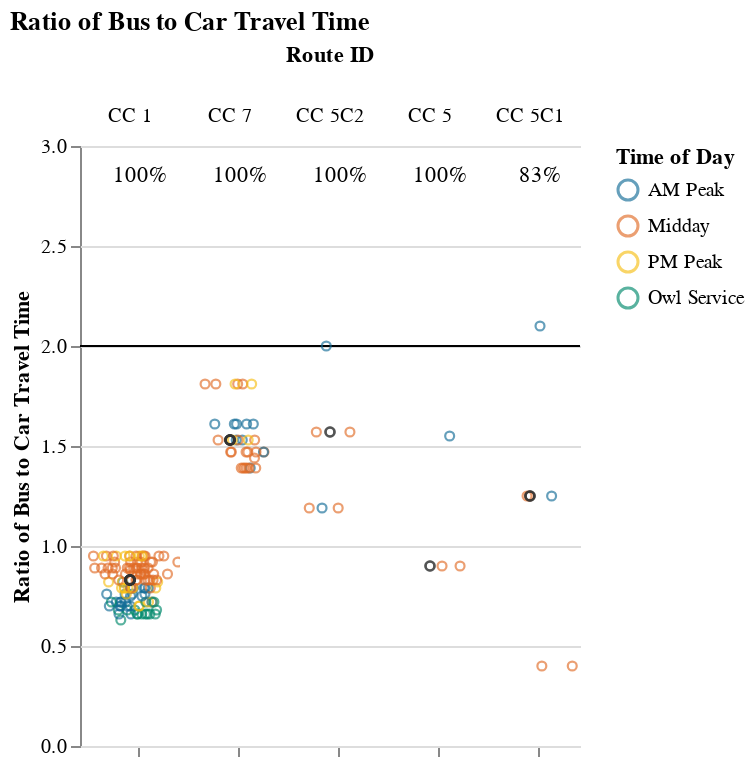
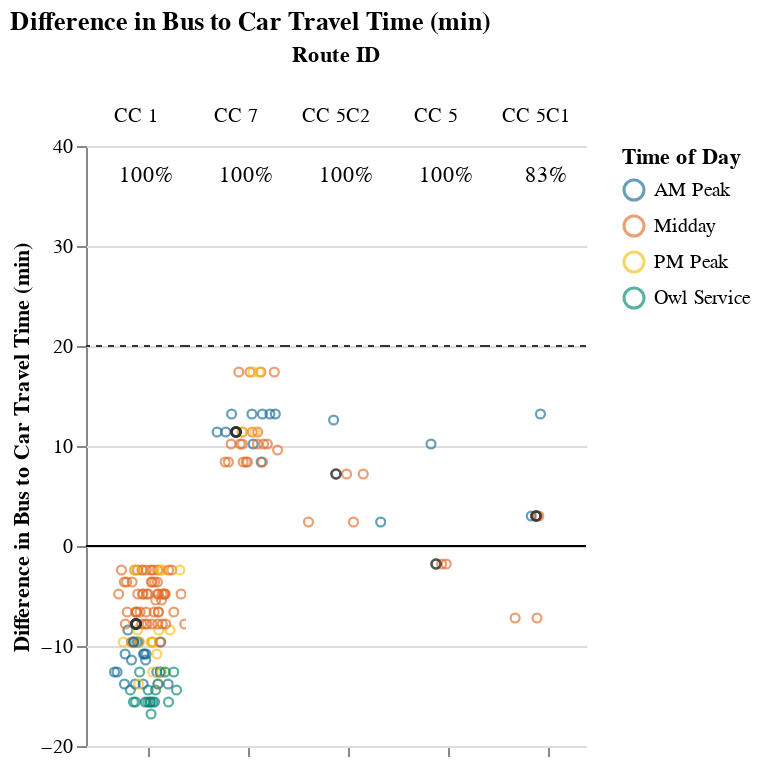

Notebook source saved alongside these figures, in order:
### Markdown cell above
## Viable Competitive Routes
### Short Routes (< 1 hr)

### Code cell
route_group = "short"
try:
    display_charts_for_route_group(df, route_group)
except:
    print(no_display_statement)

### Figure 1 — Vega-Lite specification as saved in the notebook (floating-point values rounded to 4 significant figures; data arrays with more than 128 entries replaced by an {"elided": "..."} marker saying what was removed)
{"config": {"view": {"continuousWidth": 400, "continuousHeight": 300, "stroke": null}, "facet": {"spacing": 0}}, "data": {"name": "data-55ff65996edc4de9d6e93851d1ce13f2"}, "facet": {"column": {"field": "route_id2", "sort": ["CC 1", "CC 7", "CC 5C2", "CC 5", "CC 5C1"], "title": "Route ID", "type": "nominal"}}, "spec": {"layer": [{"mark": "rule", "encoding": {"color": {"value": "black"}, "y": {"field": "cutoff", "type": "quantitative"}}, "selection": {"selector001": {"type": "interval", "bind": "scales", "encodings": ["x", "y"]}}}, {"mark": {"type": "point", "opacity": 0.65, "size": 20, "strokeWidth": 1.1}, "encoding": {"color": {"field": "time_of_day", "scale": {"range": ["#136C97", "#E16B26", "#F6BF16", "#00896B", "#7790A3", "#5B559C"]}, "sort": ["AM Peak", "Midday", "PM Peak", "Owl Service"], "title": "Time of Day", "type": "nominal"}, "tooltip": [{"field": "route_id2", "title": "route_id", "type": "nominal"}, {"field": "route_name", "type": "nominal"}, {"field": "trip_id", "type": "nominal"}, {"field": "service_hours", "type": "quantitative"}, {"field": "car_duration_hours", "type": "quantitative"}, {"field": "bus_multiplier", "type": "quantitative"}, {"field": "bus_difference", "type": "quantitative"}, {"field": "num_trips", "type": "quantitative"}, {"field": "num_competitive", "type": "quantitative"}, {"field": "pct_trips_competitive", "type": "quantitative"}, {"field": "pct_below_cutoff", "type": "quantitative"}, {"field": "p25", "type": "quantitative"}, {"field": "p50", "type": "quantitative"}, {"field": "p75", "type": "quantitative"}], "x": {"axis": {"grid": false, "labels": false, "ticks": true, "values": [0]}, "field": "jitter", "scale": {}, "title": null, "type": "quantitative"}, "y": {"field": "bus_multiplier", "scale": {"domain": [0, 3.0]}, "title": "Ratio of Bus to Car Travel Time", "type": "quantitative"}}, "transform": [{"calculate": "sqrt(-2*log(random()))*cos(2*PI*random())", "as": "jitter"}], "width": 50}, {"layer": [{"mark": {"type": "point", "opacity": 0.6, "size": 20, "strokeWidth": 1.3}, "encoding": {"color": {"value": "#323434"}, "y": {"field": "bus_multiplier", "type": "quantitative"}}, "transform": [{"filter": "(datum.p50_trip === 1)"}]}, {"mark": {"type": "text", "align": "center", "baseline": "middle"}, "encoding": {"color": {"value": "black"}, "text": {"field": "pct_trips_competitive", "format": ".0%", "type": "quantitative"}, "tooltip": [{"field": "route_id2", "title": "route_id", "type": "nominal"}, {"field": "route_name", "type": "nominal"}, {"field": "trip_id", "type": "nominal"}, {"field": "service_hours", "type": "quantitative"}, {"field": "car_duration_hours", "type": "quantitative"}, {"field": "bus_multiplier", "type": "quantitative"}, {"field": "bus_difference", "type": "quantitative"}, {"field": "num_trips", "type": "quantitative"}, {"field": "num_competitive", "type": "quantitative"}, {"field": "pct_trips_competitive", "type": "quantitative"}, {"field": "pct_below_cutoff", "type": "quantitative"}, {"field": "p25", "type": "quantitative"}, {"field": "p50", "type": "quantitative"}, {"field": "p75", "type": "quantitative"}], "x": {"value": 30}, "y": {"value": 15}}, "transform": [{"calculate": "sqrt(-2*log(random()))*cos(2*PI*random())", "as": "jitter"}, {"filter": "(datum.fastest_trip === 1)"}]}]}]}, "resolve": {"scale": {"y": "shared"}}, "title": "Ratio of Bus to Car Travel Time", "$schema": "https://vega.github.io/schema/vega-lite/v4.17.0.json", "datasets": {"data-55ff65996edc4de9d6e93851d1ce13f2": {"elided": "161 records"}}}

### Figure 2 — Vega-Lite specification as saved in the notebook (floating-point values rounded to 4 significant figures; data arrays with more than 128 entries replaced by an {"elided": "..."} marker saying what was removed)
{"config": {"view": {"continuousWidth": 400, "continuousHeight": 300, "stroke": null}, "facet": {"spacing": 0}}, "data": {"name": "data-14b31ddee410769c0670602b6ed9c4de"}, "facet": {"column": {"field": "route_id2", "sort": ["CC 1", "CC 7", "CC 5C2", "CC 5", "CC 5C1"], "title": "Route ID", "type": "nominal"}}, "spec": {"layer": [{"mark": "rule", "encoding": {"color": {"value": "black"}, "y": {"field": "cutoff", "type": "quantitative"}}, "selection": {"selector002": {"type": "interval", "bind": "scales", "encodings": ["x", "y"]}}}, {"mark": {"type": "rule", "strokeDash": [3, 3]}, "encoding": {"color": {"value": "#323434"}, "y": {"field": "cutoff2", "type": "quantitative"}}}, {"mark": {"type": "point", "opacity": 0.65, "size": 20, "strokeWidth": 1.1}, "encoding": {"color": {"field": "time_of_day", "scale": {"range": ["#136C97", "#E16B26", "#F6BF16", "#00896B", "#7790A3", "#5B559C"]}, "sort": ["AM Peak", "Midday", "PM Peak", "Owl Service"], "title": "Time of Day", "type": "nominal"}, "tooltip": [{"field": "route_id2", "title": "route_id", "type": "nominal"}, {"field": "route_name", "type": "nominal"}, {"field": "trip_id", "type": "nominal"}, {"field": "service_hours", "type": "quantitative"}, {"field": "car_duration_hours", "type": "quantitative"}, {"field": "bus_multiplier", "type": "quantitative"}, {"field": "bus_difference", "type": "quantitative"}, {"field": "num_trips", "type": "quantitative"}, {"field": "num_competitive", "type": "quantitative"}, {"field": "pct_trips_competitive", "type": "quantitative"}, {"field": "pct_below_cutoff", "type": "quantitative"}, {"field": "p25", "type": "quantitative"}, {"field": "p50", "type": "quantitative"}, {"field": "p75", "type": "quantitative"}], "x": {"axis": {"grid": false, "labels": false, "ticks": true, "values": [0]}, "field": "jitter", "scale": {}, "title": null, "type": "quantitative"}, "y": {"field": "bus_difference", "scale": {"domain": [-16.8, 38.4]}, "title": "Difference in Bus to Car Travel Time (min)", "type": "quantitative"}}, "transform": [{"calculate": "sqrt(-2*log(random()))*cos(2*PI*random())", "as": "jitter"}], "width": 50}, {"layer": [{"mark": {"type": "point", "opacity": 0.6, "size": 20, "strokeWidth": 1.3}, "encoding": {"color": {"value": "#323434"}, "y": {"field": "bus_difference", "type": "quantitative"}}, "transform": [{"filter": "(datum.p50_trip === 1)"}]}, {"mark": {"type": "text", "align": "center", "baseline": "middle"}, "encoding": {"color": {"value": "black"}, "text": {"field": "pct_trips_competitive", "format": ".0%", "type": "quantitative"}, "tooltip": [{"field": "route_id2", "title": "route_id", "type": "nominal"}, {"field": "route_name", "type": "nominal"}, {"field": "trip_id", "type": "nominal"}, {"field": "service_hours", "type": "quantitative"}, {"field": "car_duration_hours", "type": "quantitative"}, {"field": "bus_multiplier", "type": "quantitative"}, {"field": "bus_difference", "type": "quantitative"}, {"field": "num_trips", "type": "quantitative"}, {"field": "num_competitive", "type": "quantitative"}, {"field": "pct_trips_competitive", "type": "quantitative"}, {"field": "pct_below_cutoff", "type": "quantitative"}, {"field": "p25", "type": "quantitative"}, {"field": "p50", "type": "quantitative"}, {"field": "p75", "type": "quantitative"}], "x": {"value": 30}, "y": {"value": 15}}, "transform": [{"calculate": "sqrt(-2*log(random()))*cos(2*PI*random())", "as": "jitter"}, {"filter": "(datum.fastest_trip === 1)"}]}]}]}, "resolve": {"scale": {"y": "shared"}}, "title": "Difference in Bus to Car Travel Time (min)", "$schema": "https://vega.github.io/schema/vega-lite/v4.17.0.json", "datasets": {"data-14b31ddee410769c0670602b6ed9c4de": {"elided": "161 records"}}}
